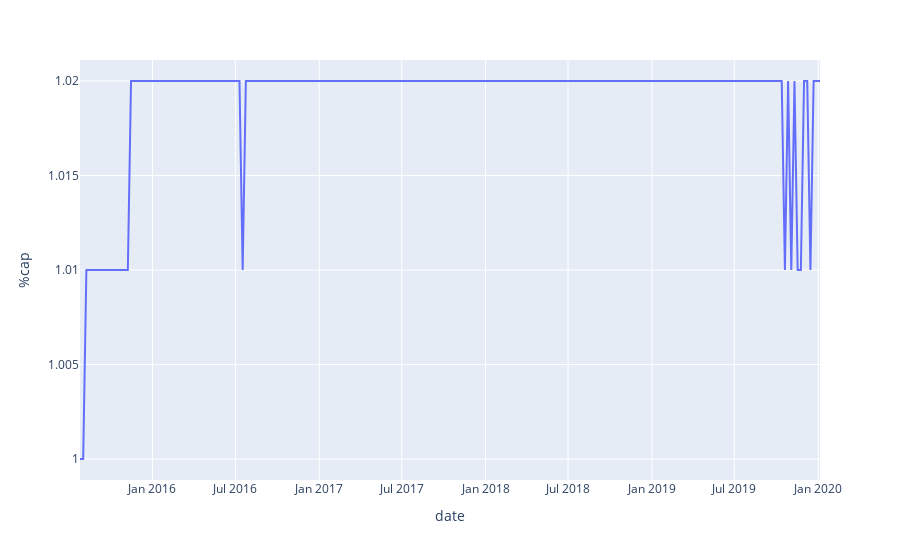

Here is the notebook cell this chart was saved with:
### Markdown cell above
This sort of time plot for a Broadway show is definitely unprecedented.  The graph looks extremely random, but the show is in such high demand that if you look at the %Capacity on the y axis, the capacity only wavers by a 100th of a percent, therefore giving this graph an unusual look.  All capacity is above 100%.

### Code cell
px.line(df_hamilton, x=df_hamilton.index, y='%cap')

### Figure 1 — Plotly figure (JSON) as saved in the notebook; plotly's stock layout.template omitted (floating-point values rounded to 4 significant figures; data arrays with more than 128 entries replaced by an {"elided": "..."} marker saying what was removed)
{"data": [{"hovertemplate": "date=%{x}<br>%cap=%{y}<extra></extra>", "legendgroup": "", "line": {"color": "#636efa", "dash": "solid"}, "mode": "lines", "name": "", "orientation": "v", "showlegend": false, "type": "scatter", "x": {"elided": "233 str values"}, "xaxis": "x", "y": {"elided": "233 float values"}, "yaxis": "y"}], "layout": {"legend": {"tracegroupgap": 0}, "margin": {"t": 60}, "xaxis": {"anchor": "y", "domain": [0, 1], "title": {"text": "date"}}, "yaxis": {"anchor": "x", "domain": [0, 1], "title": {"text": "%cap"}}}}
